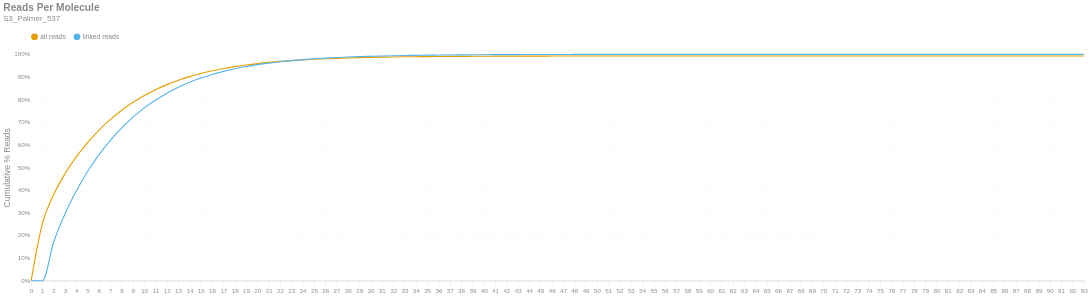

Write notebook code for a chart like this one.
### Markdown cell above
### Reads per Molecule
This chart shows the cumulative distribution of the number of reads per linked molecule. That is, how many alignments are associated with a unique molecule. This excludes the number of reads associated with invalid or absent linked-read barcodes. The `linked` histogram is the percentages recalculated when disregarding singletons.

### Code cell
if SKIPLR:
    print_html(f"Skipped")
else:
    counts = np.bincount(valids['reads'].cast(pl.Int64).to_numpy())
    weighted = counts * np.arange(len(counts))
    all_perc = weighted / n_reads
    linked_perc = weighted / n_linked_reads
    linked_perc[1] = 0
    binned_df = pl.DataFrame({
        'readsper': list(range(len(counts))),
        'all reads (cumsum)': np.cumsum(all_perc).tolist(),
        'linked reads (cumsum)': np.cumsum(linked_perc).tolist(),
    })

    with SafeRender(binned_df):
        (
            density_plot(binned_df, 'Reads Per Molecule', samplename, 'readspmol')
            .encode(
                x=alt.X('readsper:O', title=None).axis(labelAngle=0).scale(padding=0),
                y=alt.Y('value:Q', title='Cumulative % Reads').axis(format='%').stack(False),
                color=alt.Color("key:N").scale(domain=["all reads", "linked reads"]),
                tooltip=[
                    alt.Tooltip("key:N", title="Data Type"),
                    alt.Tooltip("readsper:O", title="Reads Per Molecule"),
                    alt.Tooltip("value:Q", format=".2%", title="% Reads (Cum.)")
                ]            
            )
        ).display()

### Figure 1 — Vega-Lite specification as saved in the notebook (floating-point values rounded to 4 significant figures)
{"width": "container", "height": 400, "config": {"title": {"anchor": "start", "dy": -15, "fontSize": 18, "color": "#888888", "subtitleColor": "#888888", "subtitleFontSize": 14}, "arc": {"fill": "#0072B2"}, "axis": {"domainColor": "#888888", "domainWidth": 0.5, "gridWidth": 0.2, "grid": false, "titleFontWeight": 400, "titleFontSize": 15, "labelFontSize": 11, "labelColor": "#888888", "tickColor": "#888888", "tickWidth": 0.2, "titleColor": "#888888"}, "axisBand": {"grid": false}, "axisX": {"grid": true, "tickSize": 10, "domainCap": "round"}, "axisY": {"domain": false, "grid": true, "tickSize": 0, "domainCap": "round"}, "background": "transparent", "header": {"labelFontSize": 15, "labelColor": "#888888", "titleFontSize": 15, "titleFontWeight": 600, "titleColor": "#888888"}, "legend": {"labelFont": "sans-serif", "labelFontSize": 12, "labelColor": "#888888", "symbolSize": 100, "symbolType": "circle", "titleFontSize": 12, "titlePadding": 10, "titleColor": "#888888", "title": null, "orient": "top"}, "range": {"category": ["#E69F00", "#56B4E9", "#009E73", "#F0E442", "#0072B2", "#D55E00", "#CC79A7", "#000000"], "diverging": ["#cfe8f3", "#a2d4ec", "#73bfe2", "#46abdb", "#1696d2", "#12719e"]}, "area": {"fill": "#0072B2", "fillOpacity": 0.7, "line": true, "strokeOpacity": 0.7}, "line": {"color": "#0072B2", "stroke": "#0072B2", "strokeWidth": 2}, "trail": {"color": "#0072B2", "stroke": "#0072B2", "strokeWidth": 0, "size": 1}, "point": {"filled": true, "fillOpacity": 1.0, "size": 95}, "text": {"color": "#888888", "fontSize": 11, "align": "right", "fontWeight": 400, "size": 11}, "bar": {"fill": "#0072B2", "stroke": null}, "view": {"stroke": null, "continuousWidth": 660, "continuousHeight": 400}}, "data": {"name": "data-b7e34728a68062dd7c430614d05ca84c"}, "mark": {"type": "line", "interpolate": "monotone", "point": {"opacity": 0, "size": 275}}, "encoding": {"color": {"field": "key", "scale": {"domain": ["all reads", "linked reads"]}, "type": "nominal"}, "tooltip": [{"field": "key", "title": "Data Type", "type": "nominal"}, {"field": "readsper", "title": "Reads Per Molecule", "type": "ordinal"}, {"field": "value", "format": ".2%", "title": "% Reads (Cum.)", "type": "quantitative"}], "x": {"axis": {"labelAngle": 0}, "field": "readsper", "scale": {"padding": 0}, "title": null, "type": "ordinal"}, "y": {"axis": {"format": "%"}, "field": "value", "stack": false, "title": "Cumulative % Reads", "type": "quantitative"}}, "params": [{"name": "param_c36ac31b6afebe62", "select": {"type": "point", "fields": ["key"]}, "bind": "legend"}], "title": {"text": "Reads Per Molecule", "subtitle": "S3_Palmer_537"}, "transform": [{"fold": ["all reads (cumsum)", "linked reads (cumsum)"]}, {"calculate": "replace(datum.key, ' (cumsum)', '')", "as": "key"}, {"filter": {"param": "param_c36ac31b6afebe62"}}], "usermeta": {"embedOptions": {"downloadFileName": "S3_Palmer_537.readspmol"}}, "$schema": "https://vega.github.io/schema/vega-lite/v6.1.0.json", "datasets": {"data-b7e34728a68062dd7c430614d05ca84c": [{"readsper": 0, "all reads (cumsum)": 0.0, "linked reads (cumsum)": 0.0}, {"readsper": 1, "all reads (cumsum)": 0.254, "linked reads (cumsum)": 0.0}, {"readsper": 2, "all reads (cumsum)": 0.3814, "linked reads (cumsum)": 0.1723}, {"readsper": 3, "all reads (cumsum)": 0.4733, "linked reads (cumsum)": 0.2968}, {"readsper": 4, "all reads (cumsum)": 0.548, "linked reads (cumsum)": 0.3979}, {"readsper": 5, "all reads (cumsum)": 0.6114, "linked reads (cumsum)": 0.4837}, {"readsper": 6, "all reads (cumsum)": 0.6656, "linked reads (cumsum)": 0.5571}, {"readsper": 7, "all reads (cumsum)": 0.7124, "linked reads (cumsum)": 0.6204}, {"readsper": 8, "all reads (cumsum)": 0.753, "linked reads (cumsum)": 0.6753}, {"readsper": 9, "all reads (cumsum)": 0.788, "linked reads (cumsum)": 0.7227}, {"readsper": 10, "all reads (cumsum)": 0.8182, "linked reads (cumsum)": 0.7635}, {"readsper": 11, "all reads (cumsum)": 0.844, "linked reads (cumsum)": 0.7985}, {"readsper": 12, "all reads (cumsum)": 0.8662, "linked reads (cumsum)": 0.8285}, {"readsper": 13, "all reads (cumsum)": 0.8852, "linked reads (cumsum)": 0.8543}, {"readsper": 14, "all reads (cumsum)": 0.9016, "linked reads (cumsum)": 0.8765}, {"readsper": 15, "all reads (cumsum)": 0.9154, "linked reads (cumsum)": 0.8951}, {"readsper": 16, "all reads (cumsum)": 0.9272, "linked reads (cumsum)": 0.9111}, {"readsper": 17, "all reads (cumsum)": 0.9373, "linked reads (cumsum)": 0.9247}, {"readsper": 18, "all reads (cumsum)": 0.9458, "linked reads (cumsum)": 0.9362}, {"readsper": 19, "all reads (cumsum)": 0.953, "linked reads (cumsum)": 0.9461}, {"readsper": 20, "all reads (cumsum)": 0.9592, "linked reads (cumsum)": 0.9544}, {"readsper": 21, "all reads (cumsum)": 0.9643, "linked reads (cumsum)": 0.9613}, {"readsper": 22, "all reads (cumsum)": 0.9688, "linked reads (cumsum)": 0.9674}, {"readsper": 23, "all reads (cumsum)": 0.9724, "linked reads (cumsum)": 0.9723}, {"readsper": 24, "all reads (cumsum)": 0.9756, "linked reads (cumsum)": 0.9766}, {"readsper": 25, "all reads (cumsum)": 0.9783, "linked reads (cumsum)": 0.9803}, {"readsper": 26, "all reads (cumsum)": 0.9806, "linked reads (cumsum)": 0.9834}, {"readsper": 27, "all reads (cumsum)": 0.9824, "linked reads (cumsum)": 0.9859}, {"readsper": 28, "all reads (cumsum)": 0.984, "linked reads (cumsum)": 0.9881}, {"readsper": 29, "all reads (cumsum)": 0.9854, "linked reads (cumsum)": 0.9899}, {"readsper": 30, "all reads (cumsum)": 0.9865, "linked reads (cumsum)": 0.9914}, {"readsper": 31, "all reads (cumsum)": 0.9876, "linked reads (cumsum)": 0.9928}, {"readsper": 32, "all reads (cumsum)": 0.9884, "linked reads (cumsum)": 0.994}, {"readsper": 33, "all reads (cumsum)": 0.9891, "linked reads (cumsum)": 0.9949}, {"readsper": 34, "all reads (cumsum)": 0.9896, "linked reads (cumsum)": 0.9956}, {"readsper": 35, "all reads (cumsum)": 0.9901, "linked reads (cumsum)": 0.9963}, {"readsper": 36, "all reads (cumsum)": 0.9905, "linked reads (cumsum)": 0.9968}, {"readsper": 37, "all reads (cumsum)": 0.9908, "linked reads (cumsum)": 0.9973}, {"readsper": 38, "all reads (cumsum)": 0.9911, "linked reads (cumsum)": 0.9977}, {"readsper": 39, "all reads (cumsum)": 0.9914, "linked reads (cumsum)": 0.998}, {"readsper": 40, "all reads (cumsum)": 0.9916, "linked reads (cumsum)": 0.9983}, {"readsper": 41, "all reads (cumsum)": 0.9918, "linked reads (cumsum)": 0.9986}, {"readsper": 42, "all reads (cumsum)": 0.992, "linked reads (cumsum)": 0.9988}, {"readsper": 43, "all reads (cumsum)": 0.9921, "linked reads (cumsum)": 0.999}, {"readsper": 44, "all reads (cumsum)": 0.9922, "linked reads (cumsum)": 0.9991}, {"readsper": 45, "all reads (cumsum)": 0.9923, "linked reads (cumsum)": 0.9993}, {"readsper": 46, "all reads (cumsum)": 0.9924, "linked reads (cumsum)": 0.9994}, {"readsper": 47, "all reads (cumsum)": 0.9924, "linked reads (cumsum)": 0.9994}, {"readsper": 48, "all reads (cumsum)": 0.9925, "linked reads (cumsum)": 0.9995}, {"readsper": 49, "all reads (cumsum)": 0.9926, "linked reads (cumsum)": 0.9996}, {"readsper": 50, "all reads (cumsum)": 0.9926, "linked reads (cumsum)": 0.9997}, {"readsper": 51, "all reads (cumsum)": 0.9927, "linked reads (cumsum)": 0.9997}, {"readsper": 52, "all reads (cumsum)": 0.9927, "linked reads (cumsum)": 0.9998}, {"readsper": 53, "all reads (cumsum)": 0.9927, "linked reads (cumsum)": 0.9998}, {"readsper": 54, "all reads (cumsum)": 0.9927, "linked reads (cumsum)": 0.9998}, {"readsper": 55, "all reads (cumsum)": 0.9928, "linked reads (cumsum)": 0.9999}, {"readsper": 56, "all reads (cumsum)": 0.9928, "linked reads (cumsum)": 0.9999}, {"readsper": 57, "all reads (cumsum)": 0.9928, "linked reads (cumsum)": 0.9999}, {"readsper": 58, "all reads (cumsum)": 0.9928, "linked reads (cumsum)": 0.9999}, {"readsper": 59, "all reads (cumsum)": 0.9928, "linked reads (cumsum)": 0.9999}, {"readsper": 60, "all reads (cumsum)": 0.9928, "linked reads (cumsum)": 0.9999}, {"readsper": 61, "all reads (cumsum)": 0.9928, "linked reads (cumsum)": 0.9999}, {"readsper": 62, "all reads (cumsum)": 0.9928, "linked reads (cumsum)": 0.9999}, {"readsper": 63, "all reads (cumsum)": 0.9928, "linked reads (cumsum)": 0.9999}, {"readsper": 64, "all reads (cumsum)": 0.9928, "linked reads (cumsum)": 0.9999}, {"readsper": 65, "all reads (cumsum)": 0.9928, "linked reads (cumsum)": 1.0}, {"readsper": 66, "all reads (cumsum)": 0.9928, "linked reads (cumsum)": 1.0}, {"readsper": 67, "all reads (cumsum)": 0.9928, "linked reads (cumsum)": 1.0}, {"readsper": 68, "all reads (cumsum)": 0.9928, "linked reads (cumsum)": 1.0}, {"readsper": 69, "all reads (cumsum)": 0.9928, "linked reads (cumsum)": 1.0}, {"readsper": 70, "all reads (cumsum)": 0.9928, "linked reads (cumsum)": 1.0}, {"readsper": 71, "all reads (cumsum)": 0.9928, "linked reads (cumsum)": 1.0}, {"readsper": 72, "all reads (cumsum)": 0.9928, "linked reads (cumsum)": 1.0}, {"readsper": 73, "all reads (cumsum)": 0.9929, "linked reads (cumsum)": 1.0}, {"readsper": 74, "all reads (cumsum)": 0.9929, "linked reads (cumsum)": 1.0}, {"readsper": 75, "all reads (cumsum)": 0.9929, "linked reads (cumsum)": 1.0}, {"readsper": 76, "all reads (cumsum)": 0.9929, "linked reads (cumsum)": 1.0}, {"readsper": 77, "all reads (cumsum)": 0.9929, "linked reads (cumsum)": 1.0}, {"readsper": 78, "all reads (cumsum)": 0.9929, "linked reads (cumsum)": 1.0}, {"readsper": 79, "all reads (cumsum)": 0.9929, "linked reads (cumsum)": 1.0}, {"readsper": 80, "all reads (cumsum)": 0.9929, "linked reads (cumsum)": 1.0}, {"readsper": 81, "all reads (cumsum)": 0.9929, "linked reads (cumsum)": 1.0}, {"readsper": 82, "all reads (cumsum)": 0.9929, "linked reads (cumsum)": 1.0}, {"readsper": 83, "all reads (cumsum)": 0.9929, "linked reads (cumsum)": 1.0}, {"readsper": 84, "all reads (cumsum)": 0.9929, "linked reads (cumsum)": 1.0}, {"readsper": 85, "all reads (cumsum)": 0.9929, "linked reads (cumsum)": 1.0}, {"readsper": 86, "all reads (cumsum)": 0.9929, "linked reads (cumsum)": 1.0}, {"readsper": 87, "all reads (cumsum)": 0.9929, "linked reads (cumsum)": 1.0}, {"readsper": 88, "all reads (cumsum)": 0.9929, "linked reads (cumsum)": 1.0}, {"readsper": 89, "all reads (cumsum)": 0.9929, "linked reads (cumsum)": 1.0}, {"readsper": 90, "all reads (cumsum)": 0.9929, "linked reads (cumsum)": 1.0}, {"readsper": 91, "all reads (cumsum)": 0.9929, "linked reads (cumsum)": 1.0}, {"readsper": 92, "all reads (cumsum)": 0.9929, "linked reads (cumsum)": 1.0}, {"readsper": 93, "all reads (cumsum)": 0.9929, "linked reads (cumsum)": 1.0}]}}
